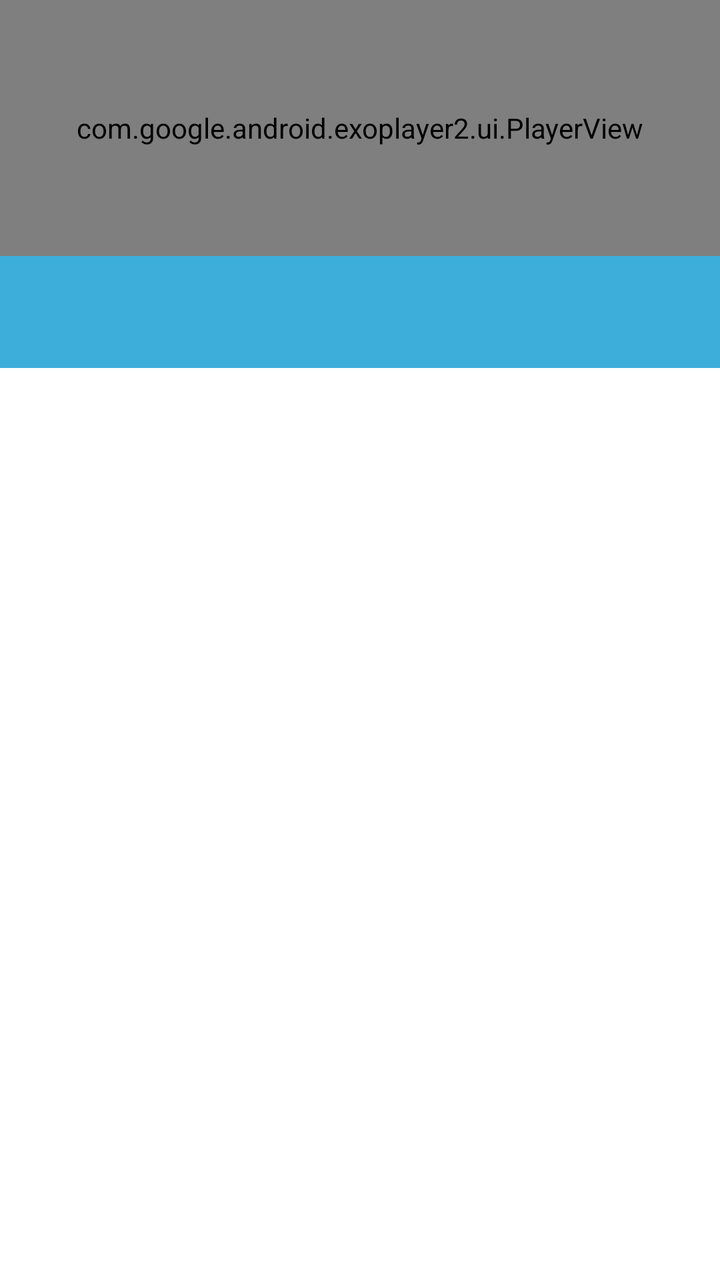
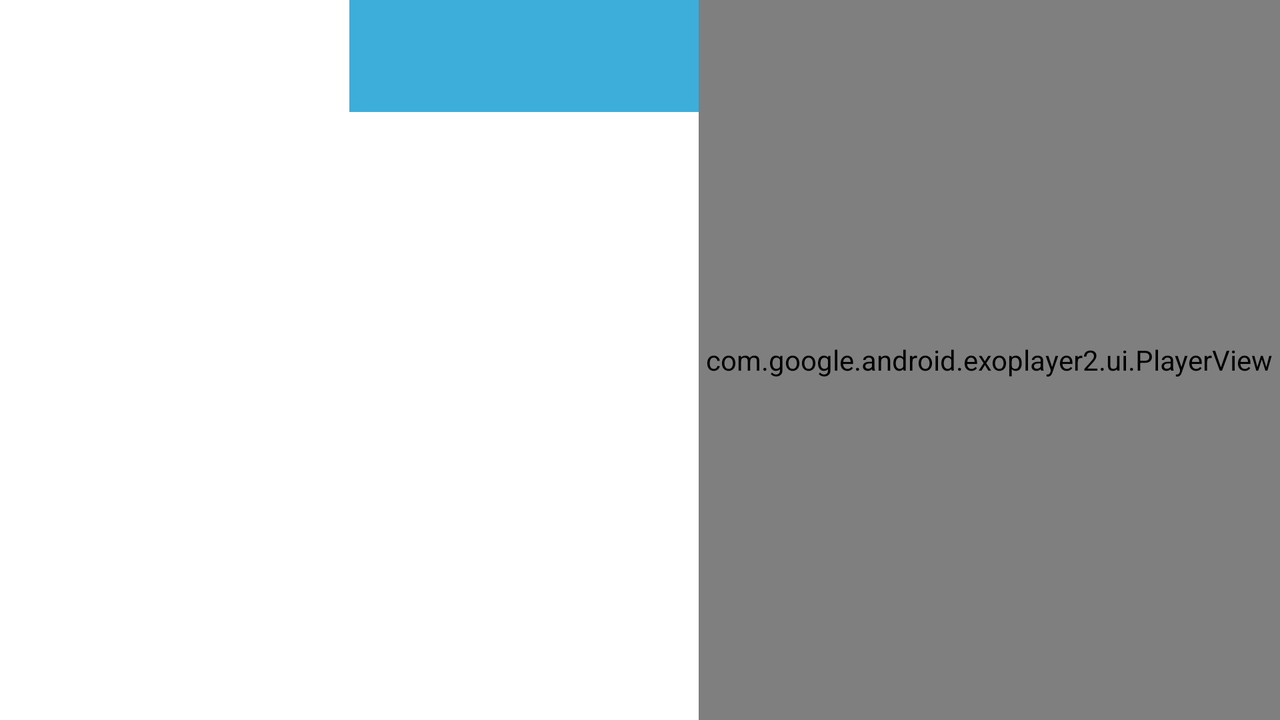

One screen, two layout resources from the same app: the default and the repository's alternative for another configuration. Each is rendered where Android would select it; the XML of both is given below.
<!-- AndroidManifest.xml: application theme Theme.Iptv.Launcher -->
<!-- res/layout/activity_main.xml -->
<?xml version="1.0" encoding="utf-8"?>
<LinearLayout xmlns:android="http://schemas.android.com/apk/res/android"
    android:layout_width="match_parent"
    android:layout_height="match_parent"
    android:baselineAligned="false"
    android:keepScreenOn="true"
    android:orientation="vertical">

    <FrameLayout
        android:id="@+id/frame_video_view"
        android:layout_width="match_parent"
        android:layout_height="match_parent"
        android:layout_weight="4"
        android:focusable="false">

        <com.google.android.exoplayer2.ui.PlayerView
            android:id="@+id/video_view"
            android:layout_width="match_parent"
            android:layout_height="match_parent"
            android:background="@color/black" />
    </FrameLayout>

    <LinearLayout
        android:id="@+id/channels_view"
        android:layout_width="match_parent"
        android:layout_height="match_parent"
        android:layout_weight="3"
        android:orientation="vertical">

        <androidx.appcompat.widget.Toolbar
            android:id="@+id/toolbar"
            android:layout_width="match_parent"
            android:layout_height="wrap_content"
            android:background="@color/colorToolbar"
            android:minHeight="?attr/actionBarSize"
            android:theme="@style/ThemeOverlay.AppCompat.Dark.ActionBar" />

        <androidx.recyclerview.widget.RecyclerView
            android:id="@+id/channels_recycler_view"
            android:layout_width="match_parent"
            android:layout_height="match_parent"
            android:scrollbars="vertical" />
    </LinearLayout>

    <androidx.recyclerview.widget.RecyclerView
        android:id="@+id/groups_recycler_view"
        android:layout_width="match_parent"
        android:layout_height="match_parent"
        android:layout_weight="3"
        android:scrollbars="vertical" />
</LinearLayout>
<!-- resources referenced by this layout -->
<resources>
  <color name="black">#FF000000</color>
  <color name="colorToolbar">#3DAEDA</color>
  <style name="Theme.Iptv.Launcher">
          <item name="android:windowBackground">@drawable/launch_screen</item>
      </style>
</resources>
<!-- res/layout-land/activity_main.xml (the repository's variant of the layout above) -->
<!-- drawn on the phone turned sideways -->
<?xml version="1.0" encoding="utf-8"?>
<LinearLayout xmlns:android="http://schemas.android.com/apk/res/android"
    android:layout_width="match_parent"
    android:layout_height="match_parent"
    android:baselineAligned="false"
    android:keepScreenOn="true"
    android:orientation="horizontal">

    <androidx.recyclerview.widget.RecyclerView
        android:id="@+id/groups_recycler_view"
        android:layout_width="match_parent"
        android:layout_height="match_parent"
        android:layout_weight="4"
        android:scrollbars="vertical" />

    <LinearLayout
        android:id="@+id/channels_view"
        android:layout_width="match_parent"
        android:layout_height="match_parent"
        android:layout_weight="4"
        android:orientation="vertical">

        <androidx.appcompat.widget.Toolbar
            android:id="@+id/toolbar"
            android:layout_width="match_parent"
            android:layout_height="wrap_content"
            android:background="@color/colorToolbar"
            android:minHeight="?attr/actionBarSize"
            android:theme="@style/ThemeOverlay.AppCompat.Dark.ActionBar" />

        <androidx.recyclerview.widget.RecyclerView
            android:id="@+id/channels_recycler_view"
            android:layout_width="match_parent"
            android:layout_height="match_parent"
            android:scrollbars="vertical" />
    </LinearLayout>

    <FrameLayout
        android:id="@+id/frame_video_view"
        android:layout_width="match_parent"
        android:layout_height="match_parent"
        android:layout_weight="3"
        android:focusable="false">

        <com.google.android.exoplayer2.ui.PlayerView
            android:id="@+id/video_view"
            android:layout_width="match_parent"
            android:layout_height="match_parent"
            android:background="@color/black" />
    </FrameLayout>
</LinearLayout>
